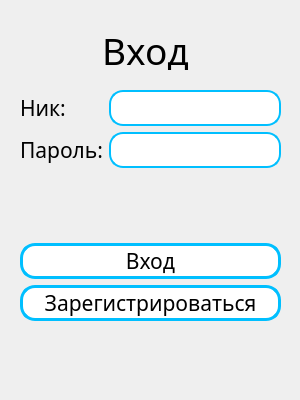
<?xml version="1.0" encoding="UTF-8"?>
<ui version="4.0">
 <class>MainWindow</class>
 <widget class="QMainWindow" name="MainWindow">
  <property name="geometry">
   <rect>
    <x>0</x>
    <y>0</y>
    <width>300</width>
    <height>400</height>
   </rect>
  </property>
  <property name="minimumSize">
   <size>
    <width>300</width>
    <height>400</height>
   </size>
  </property>
  <property name="font">
   <font>
    <family>Segoe UI Black</family>
   </font>
  </property>
  <property name="windowTitle">
   <string>MainWindow</string>
  </property>
  <widget class="QWidget" name="centralwidget">
   <property name="minimumSize">
    <size>
     <width>300</width>
     <height>400</height>
    </size>
   </property>
   <widget class="QLabel" name="label">
    <property name="geometry">
     <rect>
      <x>90</x>
      <y>30</y>
      <width>111</width>
      <height>40</height>
     </rect>
    </property>
    <property name="minimumSize">
     <size>
      <width>0</width>
      <height>0</height>
     </size>
    </property>
    <property name="font">
     <font>
      <pointsize>28</pointsize>
     </font>
    </property>
    <property name="text">
     <string>Вход</string>
    </property>
    <property name="alignment">
     <set>Qt::AlignCenter</set>
    </property>
   </widget>
   <widget class="QWidget" name="verticalLayoutWidget">
    <property name="geometry">
     <rect>
      <x>20</x>
      <y>90</y>
      <width>261</width>
      <height>231</height>
     </rect>
    </property>
    <layout class="QVBoxLayout" name="verticalLayout">
     <item>
      <layout class="QFormLayout" name="formLayout">
       <property name="formAlignment">
        <set>Qt::AlignLeading|Qt::AlignLeft|Qt::AlignVCenter</set>
       </property>
       <item row="0" column="0">
        <widget class="QLabel" name="label_2">
         <property name="font">
          <font>
           <pointsize>16</pointsize>
          </font>
         </property>
         <property name="text">
          <string>Ник:</string>
         </property>
        </widget>
       </item>
       <item row="1" column="0">
        <widget class="QLabel" name="label_3">
         <property name="font">
          <font>
           <pointsize>16</pointsize>
          </font>
         </property>
         <property name="text">
          <string>Пароль:</string>
         </property>
        </widget>
       </item>
       <item row="0" column="1">
        <widget class="QLineEdit" name="nickname">
         <property name="font">
          <font>
           <pointsize>16</pointsize>
          </font>
         </property>
         <property name="styleSheet">
          <string notr="true">background-color: white;
border: 2px solid #00BFFF;
border-radius: 14px;</string>
         </property>
        </widget>
       </item>
       <item row="1" column="1">
        <widget class="QLineEdit" name="password">
         <property name="font">
          <font>
           <pointsize>16</pointsize>
          </font>
         </property>
         <property name="styleSheet">
          <string notr="true">background-color: white;
border: 2px solid #00BFFF;
border-radius: 14px;</string>
         </property>
         <property name="echoMode">
          <enum>QLineEdit::Password</enum>
         </property>
        </widget>
       </item>
      </layout>
     </item>
     <item>
      <widget class="QLabel" name="error">
       <property name="font">
        <font>
         <pointsize>14</pointsize>
        </font>
       </property>
       <property name="text">
        <string/>
       </property>
       <property name="alignment">
        <set>Qt::AlignCenter</set>
       </property>
       <property name="wordWrap">
        <bool>true</bool>
       </property>
      </widget>
     </item>
     <item>
      <widget class="QPushButton" name="login_btn">
       <property name="font">
        <font>
         <family>Segoe UI Black</family>
         <pointsize>16</pointsize>
        </font>
       </property>
       <property name="styleSheet">
        <string notr="true">background-color: white;
border: 3px solid #00BFFF;
border-radius: 15px;</string>
       </property>
       <property name="text">
        <string>Вход</string>
       </property>
      </widget>
     </item>
     <item>
      <widget class="QPushButton" name="reg_btn">
       <property name="font">
        <font>
         <family>Segoe UI Black</family>
         <pointsize>16</pointsize>
        </font>
       </property>
       <property name="styleSheet">
        <string notr="true">background-color: white;
border: 3px solid #00BFFF;
border-radius: 15px;</string>
       </property>
       <property name="text">
        <string>Зарегистрироваться</string>
       </property>
      </widget>
     </item>
    </layout>
   </widget>
  </widget>
 </widget>
 <resources/>
 <connections/>
</ui>
